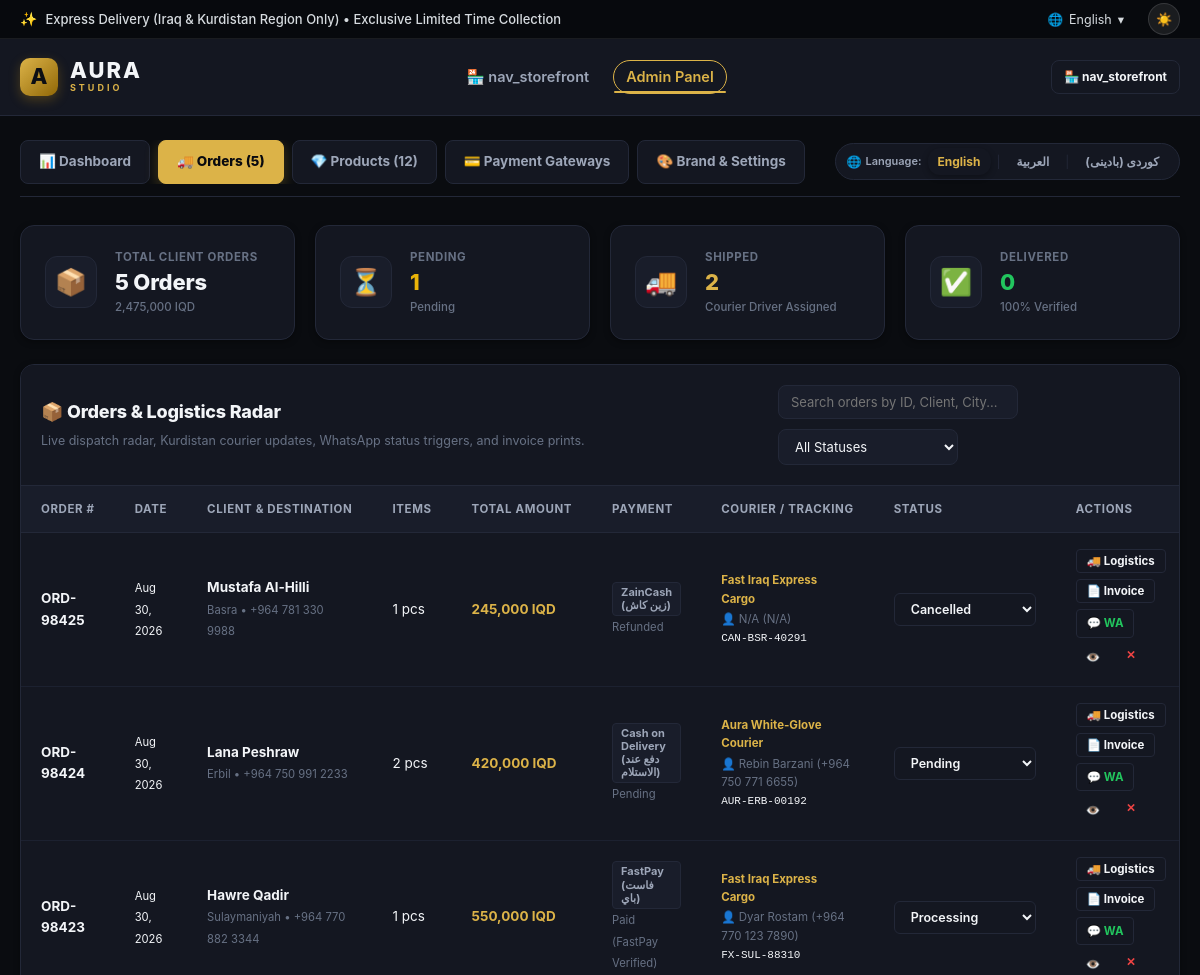
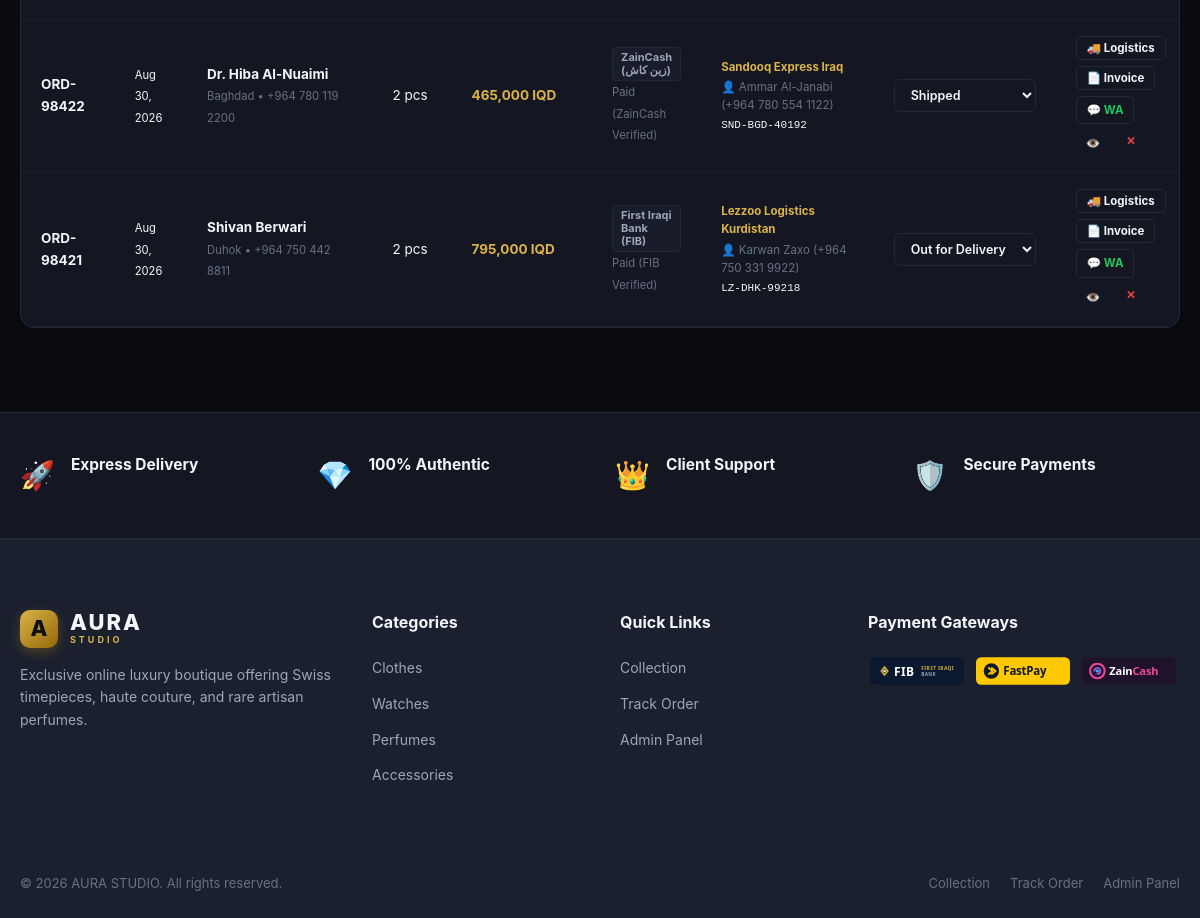
The page /admin/orders.php on the database its author committed (2 pictures, top to bottom).
### tables this page shows
CREATE TABLE `orders` (
  `id` INT UNSIGNED NOT NULL AUTO_INCREMENT,
  `order_id` VARCHAR(64) NOT NULL UNIQUE,
  `customer_name` VARCHAR(255) NOT NULL,
  `customer_phone` VARCHAR(64) NOT NULL,
  `customer_email` VARCHAR(255) DEFAULT NULL,
  `governorate` VARCHAR(100) NOT NULL,
  `district` VARCHAR(100) DEFAULT NULL,
  `customer_address` TEXT NOT NULL,
  `subtotal` DECIMAL(12, 2) NOT NULL DEFAULT 0.00,
  `shipping_fee` DECIMAL(12, 2) NOT NULL DEFAULT 5000.00,
  `discount_amount` DECIMAL(12, 2) NOT NULL DEFAULT 0.00,
  `total_amount` DECIMAL(12, 2) NOT NULL DEFAULT 0.00,
  `payment_method` VARCHAR(100) NOT NULL DEFAULT "COD",
  `payment_status` VARCHAR(50) NOT NULL DEFAULT "Pending",
  `order_status` VARCHAR(50) NOT NULL DEFAULT "Received",
  `courier` VARCHAR(100) DEFAULT NULL,
  `driver_name` VARCHAR(100) DEFAULT NULL,
  `driver_phone` VARCHAR(64) DEFAULT NULL,
  `tracking_code` VARCHAR(100) DEFAULT NULL,
  `dispatch_notes` TEXT DEFAULT NULL,
  `estimated_delivery` VARCHAR(100) DEFAULT NULL,
  `items_json` LONGTEXT NOT NULL,
  `created_at` TIMESTAMP NOT NULL DEFAULT CURRENT_TIMESTAMP,
  `updated_at` TIMESTAMP NOT NULL DEFAULT CURRENT_TIMESTAMP ON UPDATE CURRENT_TIMESTAMP,
  PRIMARY KEY (`id`),
  KEY `idx_order_id` (`order_id`),
  KEY `idx_customer_phone` (`customer_phone`)
);

### admin/orders.php (the view, shortened to what the rows shown need)
<?php
require_once __DIR__ . '/../database/db.php';
$ordersList = get_all_orders();
require_once __DIR__ . '/../header.php';
?>
<section class="admin-section" style="padding: 24px 0 60px;">
    <div class="container">
        <div class="admin-table-card">
            <div class="table-responsive">
                <table class="admin-table" id="ordersTableMain">
                    <thead>
                        <tr>
                            <th><?php echo adm_t('admin_order_col_id', 'Order ID'); ?></th>
                            <th><?php echo adm_t('admin_order_col_date', 'Date'); ?></th>
                            <th><?php echo adm_t('admin_order_col_client', 'Client & Destination'); ?></th>
                            <th><?php echo adm_t('admin_order_col_items', 'Items'); ?></th>
                            <th><?php echo adm_t('admin_order_col_total', 'Total (IQD)'); ?></th>
                            <th><?php echo adm_t('admin_order_col_payment', 'Payment'); ?></th>
                            <th><?php echo adm_t('admin_order_col_courier', 'Courier / Tracking'); ?></th>
                            <th><?php echo adm_t('admin_order_col_status', 'Order Status'); ?></th>
                            <th><?php echo adm_t('admin_order_col_actions', 'Actions'); ?></th>
                        </tr>
                    </thead>
                    <tbody>
                        <?php foreach ($ordersList as $ord):
                            $ordTot = $ord['total'] ?? 0;
                            $itemsCount = count($ord['items'] ?? []);
                            $waPhone = preg_replace('/[^0-9]/', '', $ord['phone'] ?? '');
                            $waMsg = rawurlencode("Hello " . $ord['customer_name'] . ", greetings from AURA Luxury Store. Your order #" . $ord['order_id'] . " status is currently: " . ($ord['order_status'] ?? 'Processing') . ". Track live: https://aurastore.iq/track.php?order_id=" . $ord['order_id']);
                        ?>
                            <tr data-status="<?php echo htmlspecialchars($ord['order_status'] ?? 'Pending'); ?>" data-search="<?php echo strtolower($ord['order_id'] . ' ' . $ord['customer_name'] . ' ' . $ord['phone'] . ' ' . $ord['city']); ?>">
                                <td>
                                    <strong><a href="/track.php?order_id=<?php echo urlencode($ord['order_id']); ?>"><?php echo htmlspecialchars($ord['order_id']); ?></a></strong>
                                </td>
                                <td><small><?php echo date('M d, Y', strtotime($ord['created_at'])); ?></small></td>
                                <td>
                                    <strong><?php echo htmlspecialchars($ord['customer_name']); ?></strong><br>
                                    <small class="text-muted"><?php echo htmlspecialchars($ord['city']); ?> • <?php echo htmlspecialchars($ord['phone']); ?></small>
                                </td>
                                <td><?php echo $itemsCount; ?> <?php echo adm_t('admin_pcs', 'pcs'); ?></td>
                                <td>
                                    <strong class="text-primary font-bold"><?php echo number_format($ordTot); ?> IQD</strong>
                                </td>
                                <td>
                                    <span class="badge-tag"><?php echo htmlspecialchars($ord['payment_method']); ?></span><br>
                                    <small class="text-muted"><?php echo htmlspecialchars($ord['payment_status'] ?? 'Pending'); ?></small>
                                </td>
                                <td>
                                    <div class="courier-info-chip">
                                        <span class="courier-name"><?php echo htmlspecialchars(!empty($ord['courier']) ? $ord['courier'] : adm_t('admin_unassigned', 'Unassigned')); ?></span>
                                        <?php if (!empty($ord['driver_name'])): ?>
                                            <span class="courier-driver">👤 <?php echo htmlspecialchars($ord['driver_name']); ?> (<?php echo htmlspecialchars($ord['driver_phone'] ?? ''); ?>)</span>
                                        <?php endif; ?>
                                        <?php if (!empty($ord['tracking_code'])): ?>
                                            <code style="font-size:11px;"><?php echo htmlspecialchars($ord['tracking_code']); ?></code>
                                        <?php endif; ?>
                                    </div>
                                </td>
                                <td>
                                    <div class="order-status-wrapper" id="orderStatusWrap_<?php echo htmlspecialchars($ord['order_id']); ?>">
                                        <select name="order_status" class="status-select" data-previous-status="<?php echo htmlspecialchars($ord['order_status'] ?? 'Pending'); ?>" onchange="window.AuraStore.updateOrderStatus('<?php echo htmlspecialchars($ord['order_id']); ?>', this.value, this)">
                                            <option value="Pending" <?php echo ($ord['order_status'] ?? '') === 'Pending' ? 'selected' : ''; ?>><?php echo adm_t('admin_status_pending', 'Pending'); ?></option>
                                            <option value="Processing" <?php echo ($ord['order_status'] ?? '') === 'Processing' ? 'selected' : ''; ?>><?php echo adm_t('admin_status_processing', 'Processing'); ?></option>
                                            <option value="Shipped" <?php echo ($ord['order_status'] ?? '') === 'Shipped' ? 'selected' : ''; ?>><?php echo adm_t('admin_status_shipped', 'Shipped'); ?></option>
                                            <option value="Out for Delivery" <?php echo ($ord['order_status'] ?? '') === 'Out for Delivery' ? 'selected' : ''; ?>><?php echo adm_t('admin_status_out_for_delivery', 'Out for Delivery'); ?></option>
                                            <option value="Cancelled" <?php echo ($ord['order_status'] ?? '') === 'Cancelled' ? 'selected' : ''; ?>><?php echo adm_t('admin_status_cancelled', 'Cancelled'); ?></option>
                                        </select>
                                    </div>
                                </td>
                                <td>
                                    <div style="display:flex; gap:6px; flex-wrap:wrap;">
                                        <button type="button" class="btn btn-outline btn-xs" onclick="openDispatchModal(<?php echo htmlspecialchars(json_encode($ord)); ?>)" title="<?php echo adm_t('admin_modal_dispatch', 'Manage Courier & Logistics'); ?>">
                                            🚚 <?php echo adm_t('admin_orders_btn_logistics', 'Logistics'); ?>
                                        </button>
                                        <button type="button" class="btn btn-outline btn-xs" onclick="printOrderInvoice(<?php echo htmlspecialchars(json_encode($ord)); ?>)" title="<?php echo adm_t('admin_orders_tax_invoice', 'Print Luxury Invoice'); ?>">
                                            📄 <?php echo adm_t('admin_orders_btn_invoice', 'Invoice'); ?>
                                        </button>
                                        <?php if (!empty($waPhone)): ?>
                                            <a href="https://wa.me/<?php echo $waPhone; ?>?text=<?php echo $waMsg; ?>" target="_blank" class="btn btn-outline btn-xs" style="color:#22c55e;" title="WhatsApp">
                                                💬 WA
                                            </a>
                                        <?php endif; ?>
                                        <a href="/track.php?order_id=<?php echo urlencode($ord['order_id']); ?>" class="btn btn-ghost btn-xs" title="Track Live">👁️</a>
                                        <form action="/admin/orders.php" method="POST" onsubmit="return confirm('<?php echo adm_t('admin_orders_delete_confirm', 'Delete order permanently?'); ?>')" style="display:inline;">
                                            <button type="submit" class="btn btn-ghost text-danger btn-xs" title="<?php echo adm_t('admin_btn_delete', 'Delete Order'); ?>">✕</button>
                                        </form>
                                    </div>
                                </td>
                            </tr>
                        <?php endforeach; ?>
                    </tbody>
                </table>
            </div>
        </div>
    </div>
</section>
<?php require_once __DIR__ . '/../footer.php'; ?>

### rows shown on the page
orders: order "ORD-98425", created_at "Aug 30, 2026", customer_name "Mustafa Al-Hilli", governorate "Basra", customer_phone "+964 781 330 9988", itemsCount "1", ordTot "245,000", payment_method "ZainCash (زين كاش)", payment_status "Refunded", courier "Fast Iraq Express Cargo", driver_name "N/A", driver_phone "N/A", tracking_code "CAN-BSR-40291", order_status "Cancelled"
orders: order "ORD-98424", created_at "Aug 30, 2026", customer_name "Lana Peshraw", governorate "Erbil", customer_phone "+964 750 991 2233", itemsCount "2", ordTot "420,000", payment_method "Cash on Delivery (دفع عند الاستلام)", payment_status "Pending", courier "Aura White-Glove Courier", driver_name "Rebin Barzani", driver_phone "+964 750 771 6655", tracking_code "AUR-ERB-00192", order_status "Pending"
orders: order "ORD-98423", created_at "Aug 30, 2026", customer_name "Hawre Qadir", governorate "Sulaymaniyah", customer_phone "+964 770 882 3344", itemsCount "1", ordTot "550,000", payment_method "FastPay (فاست باي)", payment_status "Paid (FastPay Verified)", courier "Fast Iraq Express Cargo", driver_name "Dyar Rostam", driver_phone "+964 770 123 7890", tracking_code "FX-SUL-88310", order_status "Processing"
orders: order "ORD-98422", created_at "Aug 30, 2026", customer_name "Dr. Hiba Al-Nuaimi", governorate "Baghdad", customer_phone "+964 780 119 2200", itemsCount "2", ordTot "465,000", payment_method "ZainCash (زين كاش)", payment_status "Paid (ZainCash Verified)", courier "Sandooq Express Iraq", driver_name "Ammar Al-Janabi", driver_phone "+964 780 554 1122", tracking_code "SND-BGD-40192", order_status "Shipped"
orders: order "ORD-98421", created_at "Aug 30, 2026", customer_name "Shivan Berwari", governorate "Duhok", customer_phone "+964 750 442 8811", itemsCount "2", ordTot "795,000", payment_method "First Iraqi Bank (FIB)", payment_status "Paid (FIB Verified)", courier "Lezzoo Logistics Kurdistan", driver_name "Karwan Zaxo", driver_phone "+964 750 331 9922", tracking_code "LZ-DHK-99218", order_status "Out for Delivery"

### other values the page prints
$announcementText "Express Delivery (Iraq & Kurdistan Region Only) • Exclusive Limited Time Collection"
$logoEmblem "A"
$logoMain "AURA"
$logoSub "STUDIO"
t('nav_storefront', $lang) ?: 'Storefront' "nav_storefront"
t('nav_admin', $lang) "Admin Panel"
adm_t('admin_nav_dashboard', 'Dashboard') "Dashboard"
adm_t('admin_nav_orders', 'Orders') "Orders"
count($ordersList ?? []) "5"
adm_t('admin_nav_products', 'Products') "Products"
count($productsList ?? []) "12"
adm_t('admin_nav_payments', 'Payment Gateways') "Payment Gateways"
adm_t('admin_nav_branding', 'Brand & Settings') "Brand & Settings"
adm_t('admin_language', 'Language') "Language"
adm_t('admin_metric_total_orders', 'Total Client Orders') "TOTAL CLIENT ORDERS"
